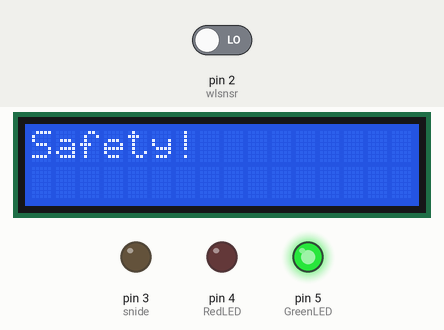
A sketch run on a simulated Arduino Uno, built with avr-gcc and run on an emulated ATmega328P. Shown: 16×2 character LCD, output pins drawn as LEDs (lit = HIGH). Inputs (shaded band) come from the test bench; at power-on: pin 2 (wlsnsr) LOW. What the sketch prints to the serial monitor is not drawn.

Above: at 4.2 s.
4.3 s: pin 2 (wlsnsr) driven HIGH
At 5.8 s:
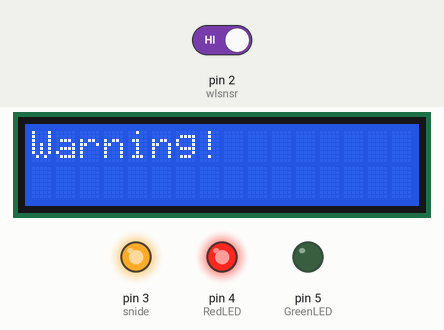
6.1 s: pin 2 (wlsnsr) driven LOW
At 7.2 s:
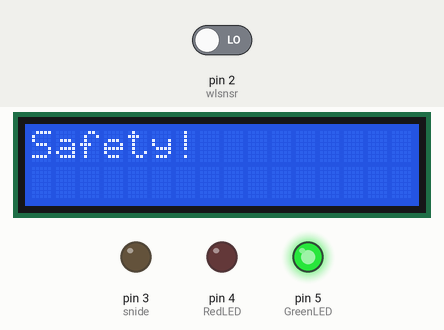
Timing chart, 0 to 9.1 s (numbered marks = the images above; inputs shaded):
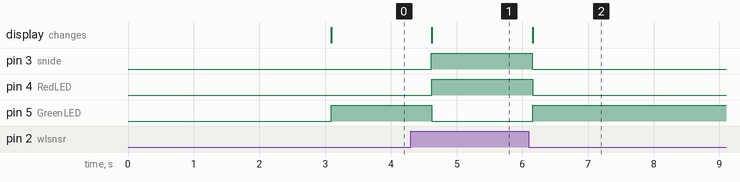

Measured:
- after the input at 4.3 s, pin 3 (snide): LOW → HIGH after 0.31 s; pin 4 (RedLED): LOW → HIGH after 0.33 s; pin 5 (GreenLED): HIGH → LOW after 0.33 s; the display: changes after 0.33 s (image 1)
- after the input at 6.1 s, pin 3 (snide): HIGH → LOW after 0.05 s; pin 4 (RedLED): HIGH → LOW after 0.06 s; pin 5 (GreenLED): LOW → HIGH after 0.06 s; the display: changes after 0.06 s (image 2)

The sketch:

0708autoNutTest.ino
```cpp
/*
Auto-Nut : ABW Auto Break Water

무접점 수위 센서로 감지된 파도 수위에 따라
자동으로 방파제 벽이 오르락내리락 ( 솔레노이드 액추에이터 ) 가능한 시스템
*/

#include <LiquidCrystal_I2C.h>
LiquidCrystal_I2C lcd(0x3F, 16, 2);

#define wlsnsr 2 // 무접점 수위 센서

#define snide 3 // 솔레노이드 액추에이터

#define RedLED 4 // 빨강
#define GreenLED 5 // 초록

void setup() {
  pinMode(wlsnsr, INPUT);

  pinMode(snide, OUTPUT);

  pinMode(RedLED, OUTPUT);
  pinMode(GreenLED, OUTPUT);
  digitalWrite(RedLED, LOW);
  digitalWrite(GreenLED, LOW);

  lcd.init();
  setLcd();
  lcd.print("Hi Auto-Nut!");
  delay(3000);

  Serial.begin(9600);
}

void loop() {
  Serial.print("State : ");
  Serial.println(digitalRead(wlsnsr), HEX); // Serial 통신으로 현재 무접점 수위 센서의 상태 파악

  if(digitalRead(wlsnsr)) {

    digitalWrite(snide, HIGH);
    warn();

  }
  else {

    digitalWrite(snide, LOW);
    safe();

  }

  delay(500); // lcd 출력 용이 & 규칙적인 상태 검사를 위해 0.5초 딜레이
}

void setLcd() {
  lcd.clear();
  lcd.backlight();
  lcd.setCursor(0, 0);
}

void safe() {
  setLcd();
  lcd.print("Safety!");

  digitalWrite(RedLED, LOW);
  digitalWrite(GreenLED, HIGH);
}

void warn() {
  setLcd();
  lcd.print("Warning!");

  digitalWrite(RedLED, HIGH);
  digitalWrite(GreenLED, LOW);
}
```
